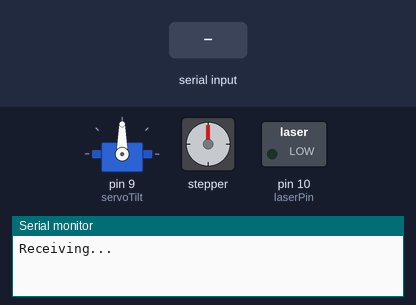
The sketch below on a simulated Arduino Uno, built with avr-gcc and run on an emulated ATmega328P. Shown: servo, stepper motor, switched loads named in the sketch (green lamp = pin HIGH), the last lines printed to the serial monitor. The test bench sets the inputs (shaded band). Stepper angles assume 200 steps per turn.

Above: at 1.2 s.
1.3 s: "A90\n" received over Serial
At 4.0 s:
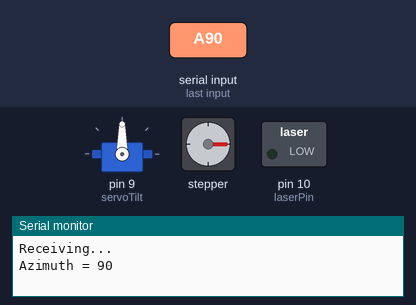
4.3 s: "E,45\n" received over Serial
At 5.5 s:
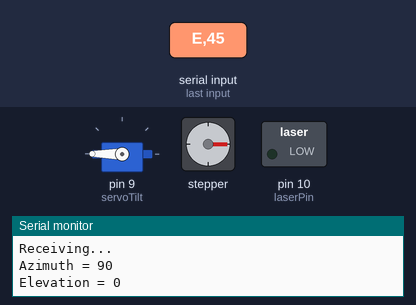
5.8 s: "A,45\n" received over Serial
At 8.5 s:
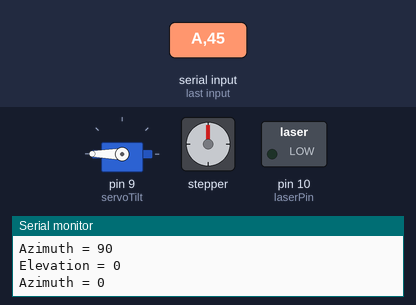
8.8 s: "A90\n" received over Serial
At 9.6 s:
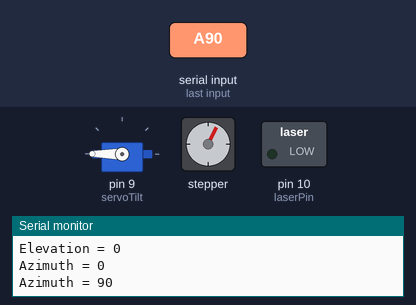
11.8 s: "E90\n" received over Serial
At 12.5 s:
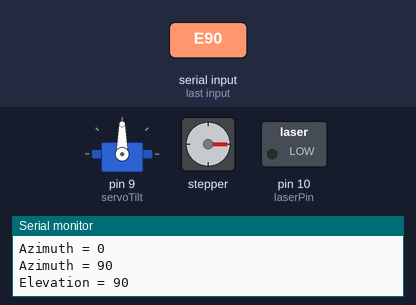
Timing chart, 0 to 14.3 s (numbered marks = the images above; inputs shaded):
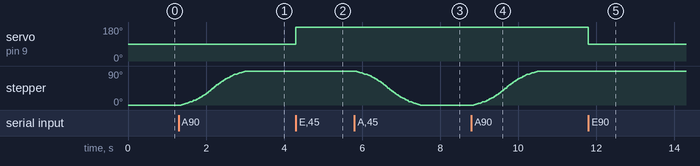

The sketch:

serialComm_States_toCannon.ino
```cpp
// Get serial input and handle a lasercannon
// Author: Luis Bustamante
// Date: 26 December 2012
#include <AccelStepper.h>//Download at https://github.com/adafruit/AccelStepper
#include <AFMotor.h> //Download athttps://github.com/adafruit/Adafruit-Motor-Shield-library
#include <Servo.h>//Default Servo library


Servo servoTilt;  // a maximum of eight servo objects can be created
// the possible states of the state-machine
typedef enum {  NONE, GOT_A, GOT_E, GOT_F } states;

// current state-machine state
states state = NONE;
// current partial number
unsigned int currentValue;

AF_Stepper motor1(200, 1);
int REVOLUTION = 200;
long azimuth=0, elevation = 0, fire = 0;
long pos= 0, lastPos = 0;
boolean control = true;

//laser
// set pin numbers:
const int laserPin =  10;
int laserState = LOW;             // ledState used to set the LED
long previousMillis = 0;        // will store last time LED was updated


void forwardstep() {
  motor1.onestep(FORWARD, INTERLEAVE);
}
void backwardstep() {
  motor1.onestep(BACKWARD, INTERLEAVE);
}

AccelStepper stepper(forwardstep, backwardstep);//Register stepping methods to the AFMotor lib

void setup ()
{
  Serial.begin (57600);
  state = NONE;
  servoTilt.attach(9);
  stepper.setMaxSpeed(400.0);
  stepper.setAcceleration(100.0);
  pinMode(laserPin, OUTPUT);
  Serial.println("Receiving... ");
}  // end of setup

void processAzimuth (const unsigned int value)
{
  // do something with Azimuth
  azimuth = value*2; //duplicate to match INTERLEAVE steps. 180°
  stepper.moveTo(mapToRange());
  Serial.print ("Azimuth = ");
  Serial.println (value);
} // end of processAzimuth

void processElevation (const unsigned int value)
{
  // do something with Elevation
  elevation = value;
  servoTilt.write(180-elevation); //Invert Due to SERVOMOTOR position. Just passing Elevation should be enough with the right setup
  Serial.print ("Elevation = ");
  Serial.println (value);
} // end of processElevation

void processFire (const unsigned int value)
{
  // do something with Fire
  fire = value;
  Serial.print ("Fire = ");
  Serial.println (value);
  state=NONE;
} // end of processFire

void handlePreviousState ()
{
  switch (state)
  {
  case GOT_A:
    processAzimuth (currentValue);
    break;
  case GOT_E:
    processElevation (currentValue);
    break;
  case GOT_F:
    processFire (currentValue);
    break;
  }  // end of switch

  currentValue = 0;
}  // end of handlePreviousState

void processIncomingByte (const byte c)
{
  if (isdigit (c))
  {
    currentValue *= 10;
    currentValue += c - '0';
  }  // end of digit
  else
  {

    // The end of the number signals a state change
    handlePreviousState ();

    // set the new state, if we recognize it
    switch (c)
    {
    case 'A':
      state = GOT_A;
      break;
    case 'E':
      state = GOT_E;
      break;
    case 'F':
      state = GOT_F;
      break;
    default:
      state = NONE;
      break;
    }  // end of switch on incoming byte
  } // end of not digit

} // end of processIncomingByte

void loop ()
{


  if (Serial.available ())
    processIncomingByte (Serial.read ());


  stepper.run();
  if(stepper.distanceToGo() == 0 && lastPos > 0){
    lastPos = pos;

  }
  // do other stuff in loop as required
  if (fire == 1)
      laserState = HIGH;
    if (fire == 0)
      laserState = LOW;
   digitalWrite(laserPin, laserState);
}  // end of loop


long mapToRange(){
  pos = map(azimuth,0 , 360, 0, REVOLUTION);//(azimuth) * (2048) / (360);
  return pos-lastPos;
  //return pos;
}
```

Measured:
- after the input at 1.3 s, stepper: turns 90° clockwise in 1.7 s, starting after 0.06 s
- after the input at 4.3 s, servo on pin 9 (servoTilt): 90° → 180° at once
- after the input at 5.8 s, stepper: turns 90° counter-clockwise in 1.7 s, starting at once
- after the input at 8.8 s, stepper: turns 90° clockwise in 1.7 s, starting after 0.06 s
- after the input at 11.8 s, servo on pin 9 (servoTilt): 180° → 90° at once
